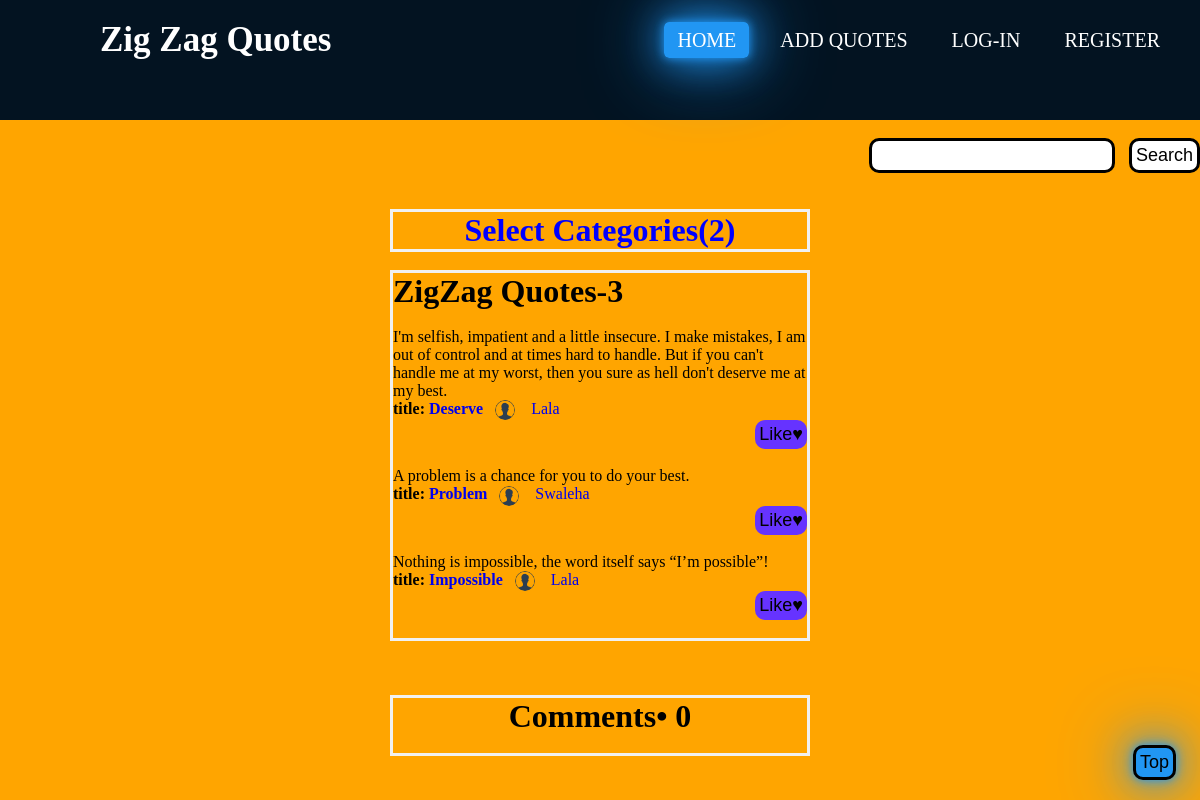
The page / on the database its author committed.
### quotes/models.py (models this page shows, shortened)
class Quote(models.Model):
    author = models.ForeignKey(settings.AUTH_USER_MODEL, on_delete=models.CASCADE, related_name='quotes')
    title = models.CharField(max_length=250)
    body = models.TextField()
    users_like = models.ManyToManyField(settings.AUTH_USER_MODEL, related_name='Quotes_liked', blank=True)
    time = models.DateTimeField(auto_now_add=True, db_index=True)
    category = models.CharField(max_length=250, default='Popular Quote')

class Profile(models.Model):
    profile_pic = models.ImageField(default="profile.png", upload_to='images/', blank=True, null=True)
    user = models.OneToOneField(settings.AUTH_USER_MODEL, on_delete=models.CASCADE)
    bio = models.CharField(max_length=250, default="I am")
    date_of_birth = models.DateField(blank=True, null=True)
    facebook_url = models.CharField(max_length=250, null=True, blank=True)
    youtube_url = models.CharField(max_length=250, null=True, blank=True)
    twitter_url = models.CharField(max_length=250, null=True, blank=True)
    linkedin_url = models.CharField(max_length=250, null=True, blank=True)
    instagram_url = models.CharField(max_length=250, null=True, blank=True)

### quotes/views.py (the view, shortened to what this page needs)
# urls.py: path('', views.Home.as_view(), name='home'),
class Home(CreateView):
    model = Quote
    form_class = CommentForm
    template_name = "quotes/all_quote.html"
    success_url = reverse_lazy('quotes:home')
    def get_context_data(self, **kwargs):
        context = super().get_context_data(**kwargs)
        context['categories'] = Quote.objects.values("category").distinct()
        context['search'] = SearchFilter(self.request.GET, queryset=self.get_queryset().order_by('-time'))
        context['comment'] = Comment.objects.filter(parent=None)
        return context

### quotes/forms.py
class CommentForm(forms.ModelForm):
    class Meta:
        model = Comment
        fields = ('body',)
        widgets = {
            'body': forms.TextInput(attrs={'class': 'body-form', 'placeholder': 'Enter your Comment'}),
        }

### quotes/templates/quotes/all_quote.html (shortened to what this page needs)
{% extends "home_layout.html" %}
{% load static %}
{% block search %}
<form class="form1" method ="GET" action="." style="text-align:right;">
     {{search.form}}
<input type="submit" value="Search">
</form><br>
{% endblock %}
{% block category %}
<div class="dropdown">
     <h1 style="color:blue; text-align: center;">Select Categories({{categories.count}})</h1>
</div>
{% endblock %}
{% block content %}
     <h1>ZigZag Quotes-{{search.qs.count}}</h1><br>
{% if search.qs %}
     {% for quote in search.qs %}
          <blockquote >{{quote.body|safe}}</blockquote>
          <h4 style="float:left">title: <a  href="{% url 'quotes:quote_detail' quote.pk quote.category|slugify %}">{{quote.title|safe}}</a></h4>&ensp;
              {% if quote.author.profile.profile_pic %}
            <img class="image" src="{{quote.author.profile.profile_pic.url}}">
                {% else %}<img class="image" src="{% static 'profile.png' %}">
              {% endif %}&ensp;
             <a  href="{% url 'profile_page' quote.author.profile.id %}">{{quote.author|capfirst}}</a>
          <form action="{% url 'quotes:quote_like' quote.pk %}" method ="POST" style="text-align:right;">
               <input type="submit" value="Like&#9829;">
          </form><br>
     {% endfor %}
{% else %}
    <p> Not Found.........</p>
{% endif %}
{% endblock %}<br>
{% block footer %}
<div class="dropdown">
    <h1 style="text-align: center;"><strong>Comments• {{ comment.count }} </strong></h1><br>
</div>
{% endblock %}

### quotes/templates/home_layout.html (shortened to what this page needs)
{% load static %}
<html>
{% load static %}
<head>
</head>
<body>
<nav>
    <small class="logo"><a class="active" href="{% url 'quotes:home' %}" style="color:white;box-shadow:none;background:none;">Zig Zag Quotes</a></small>
    <ul>
        <li><a class="active" href="{% url 'quotes:home' %}">home</a></li>
        <li><a href="{% url 'quotes:add_quotes' %}">Add Quotes</a></li>
        {% if request.user.is_authenticated %}
            <li><a  href="{% url 'profile_page' user.profile.id %}" style="color: yellow; box-shadow:none; padding:0; background: none;">
                {{user.username}}&ensp;
                {% if user.profile.profile_pic %}<img class="image1" src="{{user.profile.profile_pic.url}}">
                {% else %}<img class="image1" src="{% static 'profile.png' %}">
                {% endif %}
            </a></li>
            <li><a href="{% url 'logout' %}">Logout</a></li>
        {% else %}
            <li><a href="{% url 'login' %}">Log-in</a></li>
            <li><a href="{% url 'register' %}">Register</a></li>
        {% endif %}
    </ul>
</nav><br>
    <div class="search">
        {% block search %}
        {% endblock %}
     </div><br>
    <div class="category">
    <div class="dropdown">
        {% block category %}
        {% endblock %}
     </div></div><br>
    <div class="content">
        {% block content %}
        {% endblock %}
     </div><br><br><br>
    <div class="footer">
        {% block footer %}
        {% endblock %}
     </div><br>
<button onclick="topFunction()" id="myBtn" title="Go to top">Top</button>
</body>
</html>

### quotes/templates/home_layout.html (style rules this page uses)
* { padding: 0; margin: 0; text-decoration: none; list-style: none; box-sizing: border-box; }
body { background: orange; }
nav { background: #031321; height: 120px; width: 100% }
small.logo { color: white; font-size: 35px; line-height: 80px; padding: 0 100px; font-weight: bold; }
nav ul { float: right; margin-right: 20px; padding: 30px 0 0 0; }
nav ul li { display: inline-block; line-height: 20px; margin: 0 7px; }
nav ul li a { color: white; font-size: 20px; padding: 7px 13px; border-radius: 5px; text-decoration: none; text-transform: uppercase; }
#myBtn { display: block; position: fixed; bottom: 20px; right: 2%; cursor: pointer; }
.active, #myBtn, a:hover { background: #2196f3; box-shadow: 0 0 10px #2196f3, 0 0 40px #2196f3, 0 0 80px #2196f3; transition: .5s; }
input, button, label { border-radius: 10px; border: none; padding: 4px; color: #000; background-color: #6633FF; font-size: 18px; }

### quotes/templates/quotes/all_quote.html (style rules this page uses)
.form1 input { border-radius: 10px; border-style: solid; color: black; background-color: white; margin-left: 10px; }
.category { max-width: 420px; margin: auto; border: 3px solid #f1f1f1; }
button { border-radius: 10px; border-style: solid; color: black; background-color: white; margin-left: 10px; }
.content, .footer { max-width: 420px; margin: auto; border: 3px solid #f1f1f1;a }
.image { vertical-align: middle; width: 20px; height: 20px; border-radius: 50%; }

### rows shown on the page
Quote: body "I'm selfish, impatient and a little insecure. I make mistakes, I am out of control and at times hard to handle. But if you can't handle me at my worst, then you sure as hell don't deserve me at my best.", title "Deserve", author.profile.profile_pic (placeholder picture), author "Lala"
Quote: body "A problem is a chance for you to do your best.", title "Problem", author.profile.profile_pic (placeholder picture), author "Swaleha"
Quote: body "Nothing is impossible, the word itself says “I’m possible”!", title "Impossible", author.profile.profile_pic (placeholder picture), author "Lala"

### other values the page prints
{{ categories.count }} "2"
{{ search.qs.count }} "3"
{{ comment.count }} "0"
